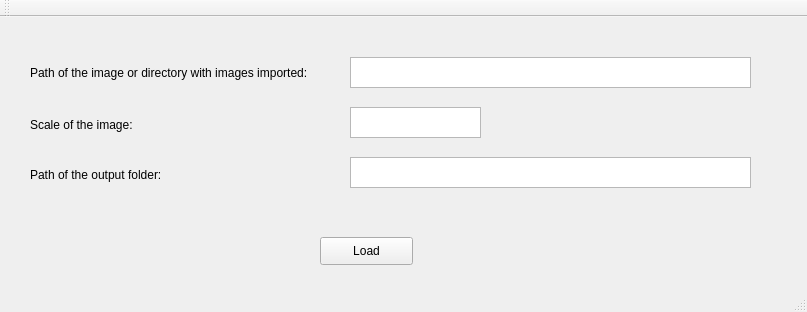
<?xml version="1.0" encoding="UTF-8"?>
<ui version="4.0">
 <class>MainWindow</class>
 <widget class="QMainWindow" name="MainWindow">
  <property name="geometry">
   <rect>
    <x>0</x>
    <y>0</y>
    <width>807</width>
    <height>312</height>
   </rect>
  </property>
  <property name="windowTitle">
   <string>MainWindow</string>
  </property>
  <widget class="QWidget" name="centralWidget">
   <widget class="QLabel" name="label">
    <property name="geometry">
     <rect>
      <x>30</x>
      <y>40</y>
      <width>321</width>
      <height>31</height>
     </rect>
    </property>
    <property name="text">
     <string>Path of the image or directory with images imported:</string>
    </property>
   </widget>
   <widget class="QPushButton" name="pushButton">
    <property name="geometry">
     <rect>
      <x>320</x>
      <y>220</y>
      <width>93</width>
      <height>28</height>
     </rect>
    </property>
    <property name="text">
     <string>Load</string>
    </property>
   </widget>
   <widget class="QTextEdit" name="textEdit">
    <property name="geometry">
     <rect>
      <x>350</x>
      <y>40</y>
      <width>401</width>
      <height>31</height>
     </rect>
    </property>
    <property name="html">
     <string>&lt;!DOCTYPE HTML PUBLIC &quot;-//W3C//DTD HTML 4.0//EN&quot; &quot;http://www.w3.org/TR/REC-html40/strict.dtd&quot;&gt;
&lt;html&gt;&lt;head&gt;&lt;meta name=&quot;qrichtext&quot; content=&quot;1&quot; /&gt;&lt;style type=&quot;text/css&quot;&gt;
p, li { white-space: pre-wrap; }
&lt;/style&gt;&lt;/head&gt;&lt;body style=&quot; font-family:'MS Shell Dlg 2'; font-size:7.8pt; font-weight:400; font-style:normal;&quot;&gt;
&lt;p style=&quot;-qt-paragraph-type:empty; margin-top:0px; margin-bottom:0px; margin-left:0px; margin-right:0px; -qt-block-indent:0; text-indent:0px;&quot;&gt;&lt;br /&gt;&lt;/p&gt;&lt;/body&gt;&lt;/html&gt;</string>
    </property>
   </widget>
   <widget class="QLabel" name="label_2">
    <property name="geometry">
     <rect>
      <x>30</x>
      <y>100</y>
      <width>301</width>
      <height>16</height>
     </rect>
    </property>
    <property name="text">
     <string>Scale of the image:</string>
    </property>
   </widget>
   <widget class="QTextEdit" name="textEdit_2">
    <property name="geometry">
     <rect>
      <x>350</x>
      <y>90</y>
      <width>131</width>
      <height>31</height>
     </rect>
    </property>
   </widget>
   <widget class="QLabel" name="label_3">
    <property name="geometry">
     <rect>
      <x>30</x>
      <y>150</y>
      <width>231</width>
      <height>16</height>
     </rect>
    </property>
    <property name="text">
     <string>Path of the output folder:</string>
    </property>
   </widget>
   <widget class="QTextEdit" name="textEdit_3">
    <property name="geometry">
     <rect>
      <x>350</x>
      <y>140</y>
      <width>401</width>
      <height>31</height>
     </rect>
    </property>
   </widget>
  </widget>
  <widget class="QMenuBar" name="menuBar">
   <property name="geometry">
    <rect>
     <x>0</x>
     <y>0</y>
     <width>807</width>
     <height>26</height>
    </rect>
   </property>
  </widget>
  <widget class="QToolBar" name="mainToolBar">
   <attribute name="toolBarArea">
    <enum>TopToolBarArea</enum>
   </attribute>
   <attribute name="toolBarBreak">
    <bool>false</bool>
   </attribute>
  </widget>
  <widget class="QStatusBar" name="statusBar"/>
 </widget>
 <layoutdefault spacing="6" margin="11"/>
 <resources/>
 <connections/>
</ui>
